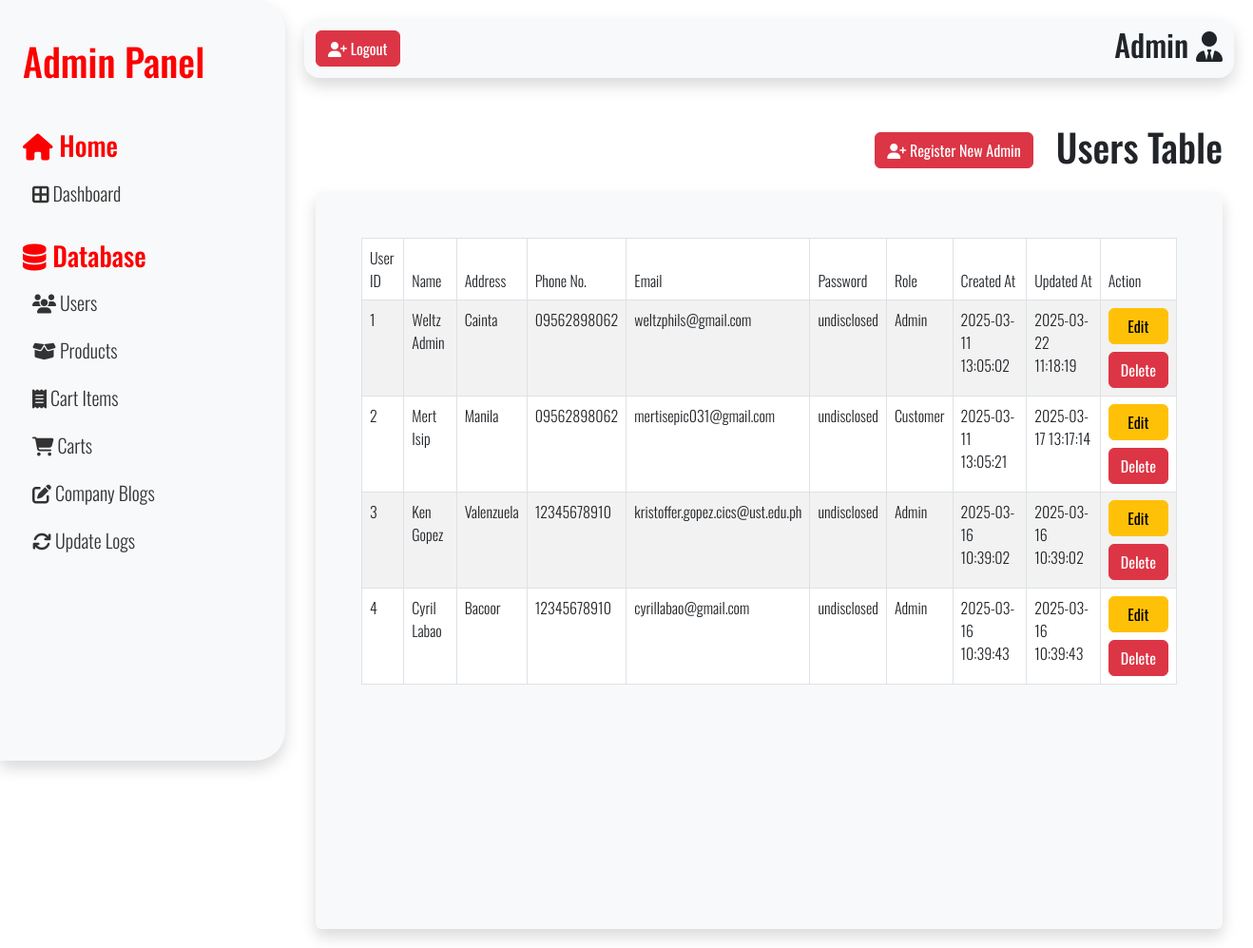
Before: /src/adminIndex.php?page=users (signed in) with the older database file.
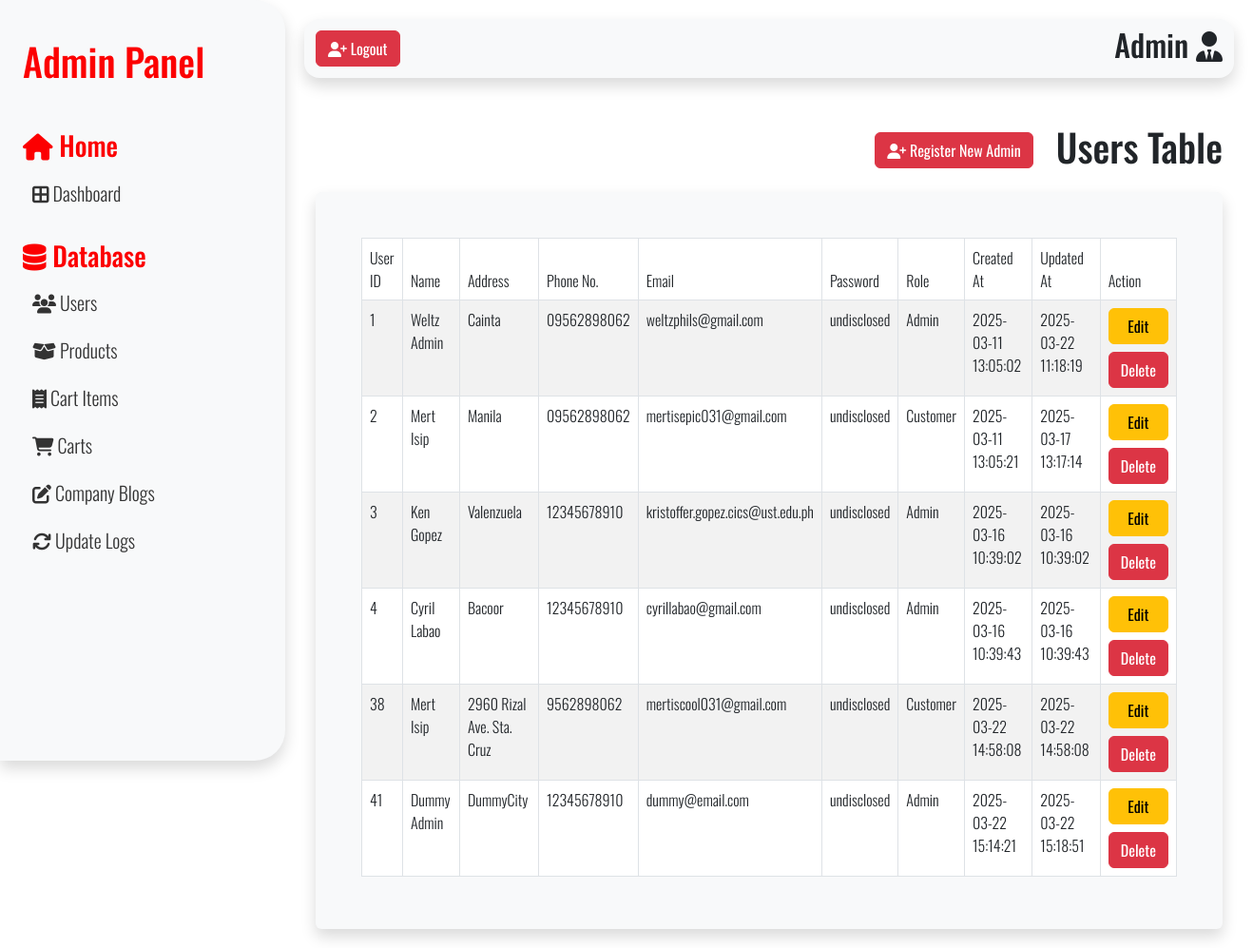
After: the same page with the newer database file.
### tables this page shows
CREATE TABLE `users_tbl` (
  `userID` int(11) NOT NULL AUTO_INCREMENT,
  `userFname` varchar(50) NOT NULL,
  `userLname` varchar(50) NOT NULL,
  `userAdd` varchar(100) NOT NULL,
  `userPhone` varchar(11) NOT NULL,
  `userEmail` varchar(50) NOT NULL,
  `userPass` varchar(255) NOT NULL,
  `roleID` int(11) DEFAULT NULL,
  `otp` int(11) NOT NULL,
  `status` varchar(50) NOT NULL,
  `failedAttempts` int(11) NOT NULL DEFAULT 0,
  `lockedUntil` datetime DEFAULT NULL,
  `createdAt` datetime NOT NULL DEFAULT current_timestamp(),
  `updatedAt` datetime NOT NULL DEFAULT current_timestamp(),
  PRIMARY KEY (`userID`),
  UNIQUE KEY `userEmail` (`userEmail`),
  KEY `userRoleFK` (`roleID`) USING BTREE,
  CONSTRAINT `userRoleFK` FOREIGN KEY (`roleID`) REFERENCES `roles_tbl` (`roleID`) ON DELETE SET NULL ON UPDATE NO ACTION
);

CREATE TABLE `roles_tbl` (
  `roleID` int(11) NOT NULL AUTO_INCREMENT,
  `roleName` varchar(50) NOT NULL,
  `createdAt` datetime NOT NULL DEFAULT current_timestamp(),
  `updatedAt` datetime NOT NULL DEFAULT current_timestamp(),
  PRIMARY KEY (`roleID`),
  UNIQUE KEY `roleName` (`roleName`)
);

### src/adminPages/usersTable.php (the view, shortened to what this page needs)
<?php
require_once 'weltz_dbconnect.php';
$usersSQL = "SELECT users_tbl.userID, users_tbl.userFname, users_tbl.userLname, users_tbl.userAdd, users_tbl.userPhone, users_tbl.userEmail, users_tbl.userPass, roles_tbl.roleName AS role, users_tbl.createdAt, users_tbl.updatedAt
            FROM users_tbl
            JOIN roles_tbl ON users_tbl.roleID = roles_tbl.roleID";
$usersSQLResult = $conn->query($usersSQL);
?>
<div class="userTableHeader mb-3 d-flex justify-content-end align-items-center gap-3">
    <button type="button" id="sidebarCollapse" class="btn btn-danger me-2" data-bs-toggle="modal" data-bs-target="#regNewAdmin">
        <i class="fa-solid fa-user-plus"></i> Register New Admin
    </button>
    <h1>Users Table</h1>
</div>
<div class="table-container container-fluid bg-light p-5 rounded shadow">
    <table id="myTable" class="table table-bordered table-striped">
        <thead>
            <tr>
                <th>User ID</th>
                <th>Name</th>
                <th>Address</th>
                <th>Phone No.</th>
                <th>Email</th>
                <th>Password</th>
                <th>Role</th>
                <th>Created At</th>
                <th>Updated At</th>
                <th>Action</th>
            </tr>
        </thead>
        <tbody>
            <?php
            if ($usersSQLResult->num_rows > 0) {
                while ($row = $usersSQLResult->fetch_assoc()) {
            ?>
                    <tr>
                        <td><?php echo $row['userID'] ?></td>
                        <td><?php echo  $row['userFname'] . " " . $row['userLname'] ?></td>
                        <td><?php echo  $row['userAdd'] ?></td>
                        <td><?php echo  $row['userPhone'] ?></td>
                        <td><?php echo  $row['userEmail'] ?></td>
                        <td>undisclosed</td>
                        <td><?php echo  $row['role'] ?></td>
                        <td><?php echo  $row['createdAt'] ?></td>
                        <td><?php echo  $row['updatedAt'] ?></td>
                        <td>
                            <div class='d-grid gap-2'>
                                <button class='editUserBtn btn btn-warning' data-bs-toggle="modal" data-bs-target="#editUser">Edit</button>
                                <button class='delUserBtn btn btn-danger' data-bs-toggle="modal" data-bs-target="#deleteUserModal">Delete</button>
                            </div>
                        </td>
                    </tr>
                <?php
                }
            } else {
                ?>
                <h1 class="text-center">No users found</h1>
            <?php
            }
            ?>
        </tbody>
    </table>
</div>

Changed rows visible on the page:
added users_tbl: userID "38", userFname "Mert", userLname "Isip", userAdd "2960 Rizal Ave. Sta. Cruz", userPhone "9562898062", userEmail "mertiscool031@gmail.com", roleID.roleName "Customer", createdAt "2025-03-22 14:58:08", updatedAt "2025-03-22 14:58:08"
added users_tbl: userID "41", userFname "Dummy", userLname "Admin", userAdd "DummyCity", userPhone "12345678910", userEmail "dummy@email.com", roleID.roleName "Admin", createdAt "2025-03-22 15:14:21", updatedAt "2025-03-22 15:18:51"
